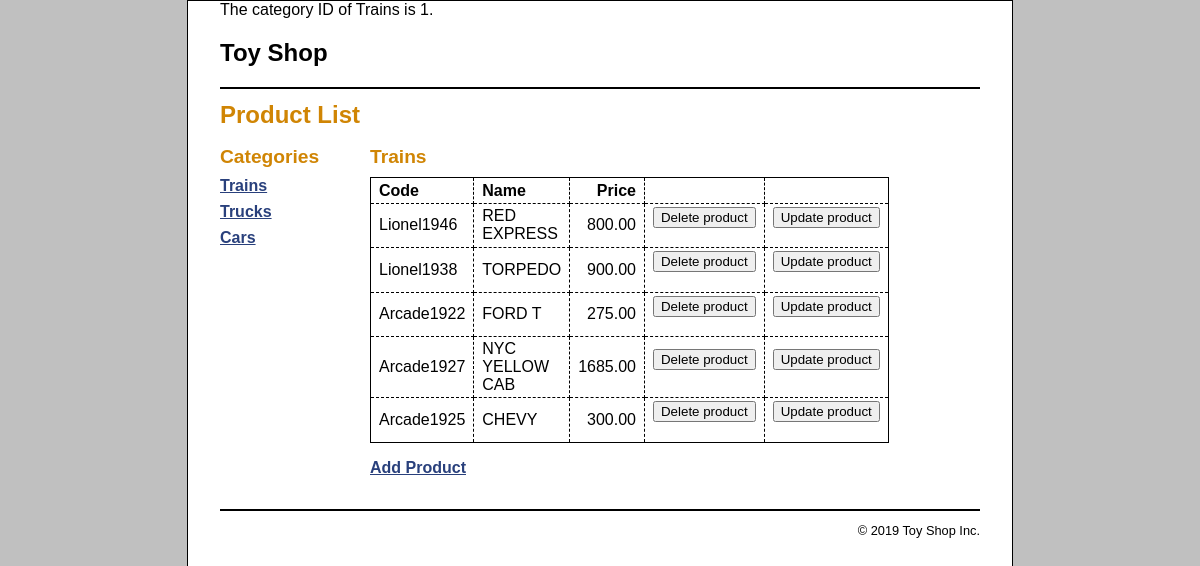
The app's page /product_manager/index.php with its own data.
### tables this page shows
CREATE TABLE categories (
  categoryID       INT(11)        NOT NULL   AUTO_INCREMENT,
  categoryName     VARCHAR(255)   NOT NULL,
  PRIMARY KEY (categoryID)
);

CREATE TABLE products (
  productID        INT(11)        NOT NULL   AUTO_INCREMENT,
  categoryID       INT(11)        NOT NULL,
  productCode      VARCHAR(10)    NOT NULL   UNIQUE,
  productName      VARCHAR(255)   NOT NULL,
  listPrice        DECIMAL(10,2)  NOT NULL,
  PRIMARY KEY (productID)
);

### model/category_db.php (called while the page is built, shortened)
<?php
function get_categories() {
    global $db;
    $query = 'SELECT * FROM categories
              ORDER BY categoryID';
    $statement = $db->prepare($query);
    $statement->execute();
    return $statement;
}
function get_category_name($category_id) {
    global $db;
    $query = 'SELECT * FROM categories
              WHERE categoryID = :category_id';
    $statement = $db->prepare($query);
    $statement->bindValue(':category_id', $category_id);
    $statement->execute();
    $category = $statement->fetch();
    $category_name = $category['categoryName'];
    return $category_name;
}
?>

### model/product_db.php (called while the page is built, shortened)
<?php
function get_products_by_category($category_id) {
    global $db;
    $query = 'SELECT * FROM products
              WHERE products.categoryID = :category_id
              ORDER BY productID';
    $statement = $db->prepare($query);
    $statement->bindValue(":category_id", $category_id);
    $statement->execute();
    $products = $statement->fetchAll();
    return $products;
}
?>

### product_manager/product_list.php (the view, shortened to what this page needs)
<?php include '../view/header.php'; ?>
<main>
    <h1>Product List</h1>
    <aside>
        <h2>Categories</h2>
        <nav>
        <ul>
        <?php foreach ($categories as $category) : ?>
            <li>
            <a href="?category_id=<?php echo $category['categoryID']; ?>">
                <?php echo $category['categoryName']; ?>
            </a>
            </li>
        <?php endforeach; ?>
        </ul>
        </nav>
    </aside>
    <section>
        <h2><?php echo $category_name; ?></h2>
        <table>
            <tr>
                <th>Code</th>
                <th>Name</th>
                <th class="right">Price</th>
                <th>&nbsp;</th>
            </tr>
            <?php foreach ($products as $product) : ?>
            <tr>
                <td><?php echo $product['productCode']; ?></td>
                <td><?php echo $product['productName']; ?></td>
                <td class="right"><?php echo $product['listPrice']; ?></td>
                <td><form action="." method="POST">
                    <input type="submit" value="Delete product">
                </form>
                </td>
                <td><form action="product_patch.php" method="post">
                        <input type="submit" value="Update product">
                    </form>
                </td>
            </tr>
            <?php endforeach; ?>
        </table>
        <p class="last_paragraph">
        <a href="?action=show_add_form">Add Product</a>
        </p>
</section>
</main>
<?php include '../view/footer.php'; ?>

### product_manager/index.php (shortened to what this page needs)
<?php
require('../model/database.php');
require('../model/product_db.php');
require('../model/category_db.php');
$action = filter_input(INPUT_POST, 'action');
    if ($action == NULL) {
    $action = filter_input(INPUT_GET, 'action');
        if ($action == NULL) {
        $action = 'list_products';
    }
}
    if ($action == 'list_products') {
        $category_id = filter_input(INPUT_GET, 'category_id', FILTER_VALIDATE_INT);
        if ($category_id == NULL || $category_id == FALSE) {
        $category_id = 1;
    }
    echo "The category ID of Trains is $category_id.";
    $category_name = get_category_name($category_id);
    $categories = get_categories();
    $products = get_products_by_category($category_id);
    include('product_list.php');
}
?>

### view/header.php (shortened to what this page needs)
<!DOCTYPE html>
<html>
<head>
    <link rel="stylesheet" type="text/css"
          href="../main.css">
</head>
<body>
<header><h1>Toy Shop</h1></header>

### view/footer.php
<footer>
    <p class="copyright">
        &copy; <?php echo date("Y"); ?> Toy Shop Inc.
    </p>
</footer>
</body>
</html>

### main.css (style rules this page uses)
html { background-color: rgb(192, 192, 192); }
body { font-family: Arial, Helvetica, sans-serif; width: 760px; margin: 0 auto; padding: 0 2em; background-color: white; border: 1px solid black; }
header { border-bottom: 2px solid black; padding: .5em 0; }
header h1 { color: black; }
aside { float: left; width: 150px; }
section { float: left; width: 500px; }
footer { clear: both; border-top: 2px solid black; }
footer p { text-align: right; font-size: 80%; }
h1 { font-size: 150%; margin: .5em 0; }
h2 { font-size: 120%; margin: .25em 0 .5em; }
h1, h2 { color: rgb(208, 133, 4); }
ul { list-style-type: none; margin: 0; padding-left: 0; padding-bottom: 1em; }
li { padding-bottom: 0.5em; }
a { color: rgb(41, 64, 124); font-weight: bold; }
table { border: 1px solid black; border-collapse: collapse; margin-bottom: 1em; }
td, th { border: 1px dashed black; padding: .2em .5em .2em .5em; text-align: left; }
.right { text-align: right; }
.last_paragraph { margin-bottom: 2em; }

### records on screen
categories: categoryName "Trains"
categories: categoryName "Trucks"
categories: categoryName "Cars"
products: productCode "Lionel1946", productName "RED EXPRESS", listPrice "800.00"
products: productCode "Lionel1938", productName "TORPEDO", listPrice "900.00"
products: productCode "Arcade1922", productName "FORD T", listPrice "275.00"
products: productCode "Arcade1927", productName "NYC YELLOW CAB", listPrice "1685.00"
products: productCode "Arcade1925", productName "CHEVY", listPrice "300.00"

### other values on screen
$category_id "1"
